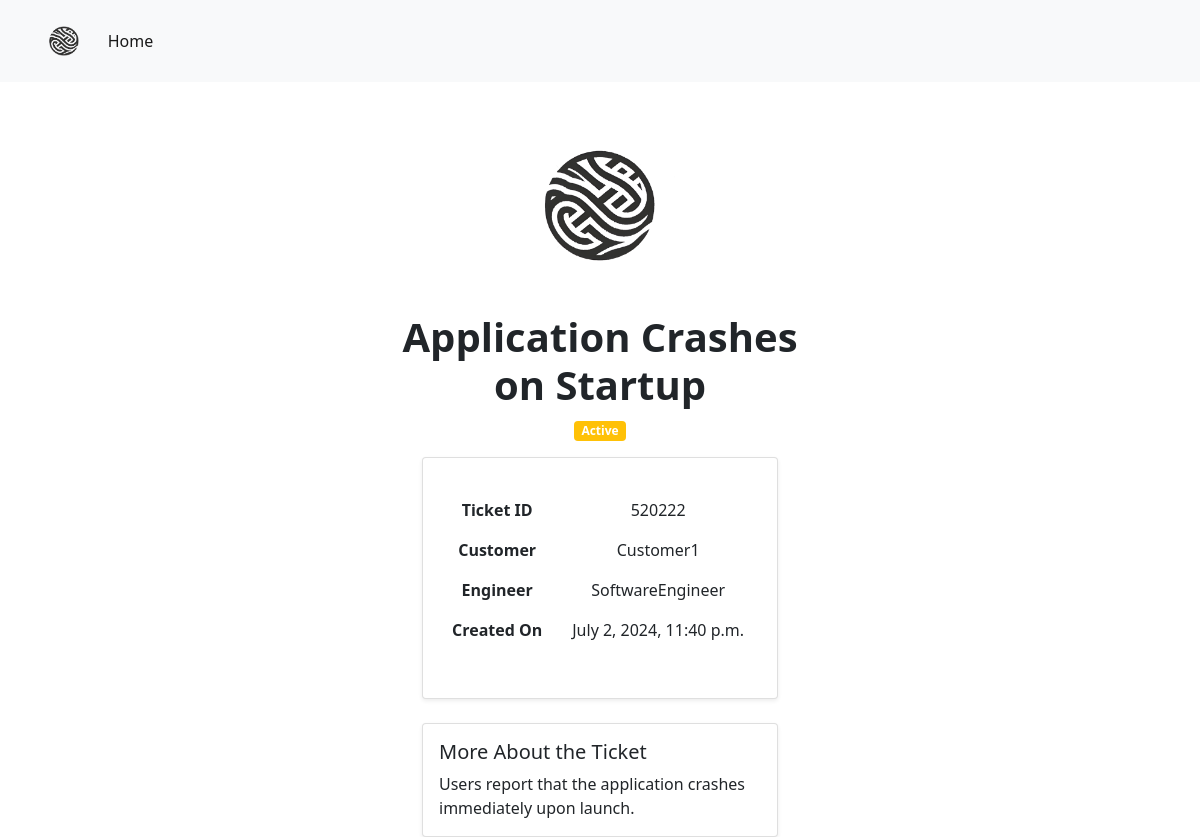
The page /ticket/ticket-details/520222/ on the database its author committed.
### ticket/models.py (models this page shows)
class Ticket(models.Model):
    customer = models.ForeignKey(User, on_delete=models.CASCADE)
    engineer = models.ForeignKey(User, on_delete=models.DO_NOTHING, related_name='engineer', null=True, blank=True)
    ticket_id = models.CharField(max_length=15, unique=True)
    ticket_title = models.CharField(max_length=50)
    ticket_description = models.TextField()
    status = models.CharField(max_length=20, choices=(('Active', 'Active'), ('Pending', 'Pending'), ('Resolved', 'Resolved')), default='Pending')
    created_on = models.DateTimeField(auto_now_add=True)
    last_modified = models.DateTimeField(auto_now=True)
    is_resolved = models.BooleanField(default=False)
    severity = models.CharField(max_length=5, choices=(('A', 'A'), ('B', 'B')), default='B')
    is_assigned_to_engineer = models.BooleanField(default=False)
    resolution_steps = models.TextField(blank=True, null=True)

### accounts/models.py (models this page shows)
class User(AbstractUser):
    is_customer = models.BooleanField(default=False)
    is_engineer = models.BooleanField(default=False)
    email = models.EmailField(unique=True)

### ticket/views.py (the view)
# urls.py: path('ticket-details/<str:ticket_id>/', views.ticket_details, name='ticket-details'),
def ticket_details(request, ticket_id):
    ticket = Ticket.objects.get(ticket_id=ticket_id)
    context = {'ticket':ticket}
    return render(request, 'ticket/ticket_details.html', context)

### templates/ticket/ticket_details.html (shortened to what this page needs)
{% extends 'base.html' %}
{% load static %}
{% block content %}
<div class="container-fluid text-center my-3">
    <img src="{% static 'assets/logo.png' %}" class="img-fluid" alt="Logo" style="max-width: 150px;">
</div>
<div class="row justify-content-center">
    <div class="col-md-5 text-center">
        <div class="py-3">
            <h1 class="display-6 fw-bold">{{ticket.ticket_title}}</h1>
            {% if ticket.status == 'Pending' %}
            <span class="badge bg-danger">Pending</span>
            {% elif ticket.status == 'Active' %}
            <span class="badge bg-warning">Active</span>
            {% elif ticket.status == 'Resolved' %}
            <span class="badge bg-success">Resolved</span>
            {% endif %}
        </div>
    </div>
</div>
<div class="row justify-content-center">
    <div class="col-md-4">
        <div class="card shadow-sm text-center">
            <div class="card-body">
                <div class="py-3">
                    <table class="table table-borderless">
                        <tbody>
                            <tr>
                                <th scope="row">Ticket ID</th>
                                <td>{{ticket.ticket_id}}</td>
                            </tr>
                            <tr>
                                <th scope="row">Customer</th>
                                <td>{{ticket.customer}}</td>
                            </tr>
                            <tr>
                                <th scope="row">Engineer</th>
                                <td>{{ticket.engineer}}</td>
                            </tr>
                            <tr>
                                <th scope="row">Created On</th>
                                <td>{{ticket.created_on}}</td>
                            </tr>
                        </tbody>
                    </table>
                </div>
            </div>
        </div>
    </div>
</div>
<div class="row justify-content-center mt-4">
    <div class="col-md-4">
        <div class="card shadow-sm">
            <div class="card-body">
                <h5 class="card-title">More About the Ticket</h5>
                <p class="card-text">{{ticket.ticket_description}}</p>
            </div>
        </div>
    </div>
</div>
{% endblock content %}

### rows shown on the page
Ticket: ticket_title "Application Crashes on Startup", ticket_id "520222", customer "Customer1", engineer "SoftwareEngineer", created_on "July 2, 2024, 11:40 p.m.", ticket_description "Users report that the application crashes immediately upon launch."
